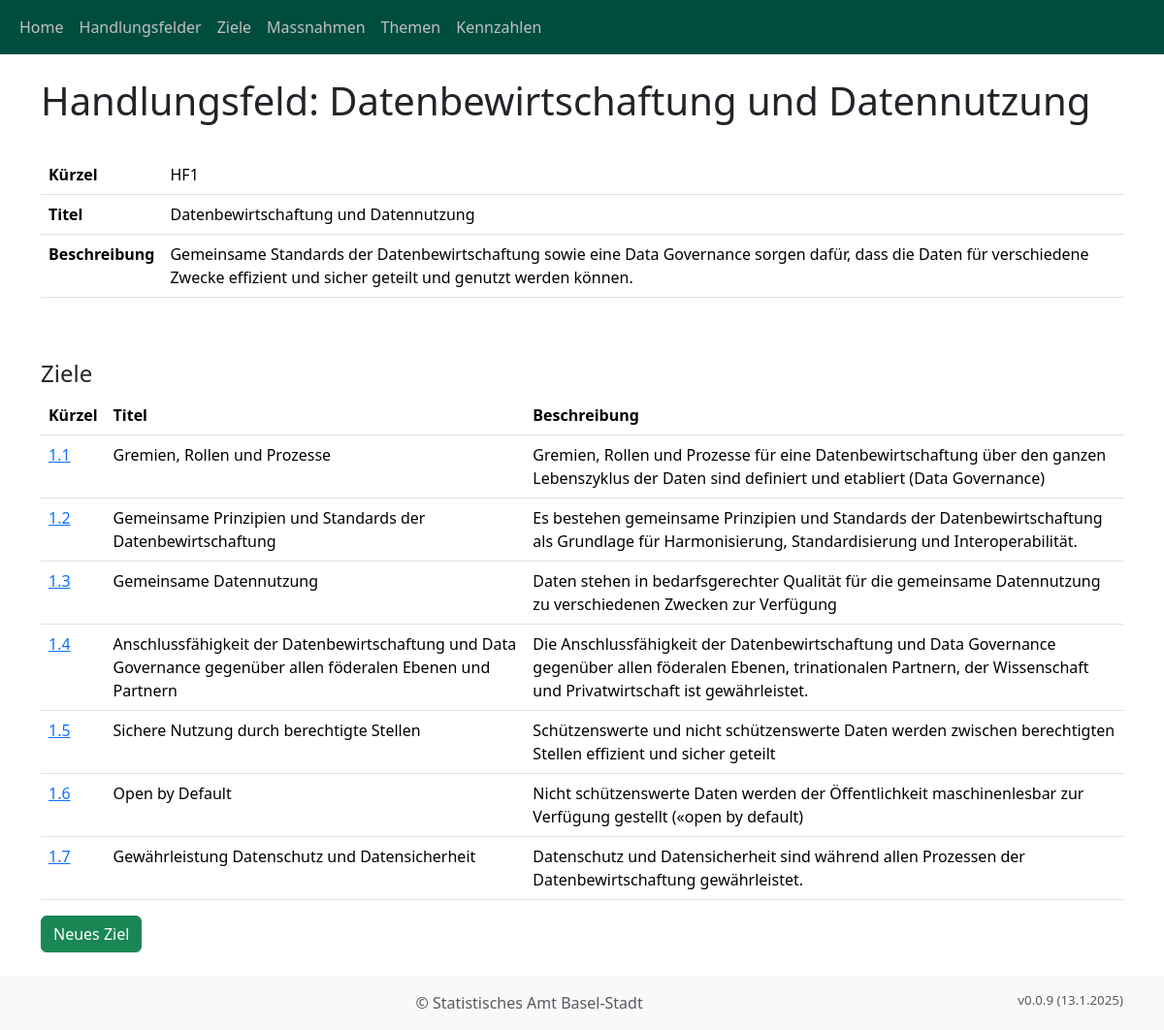
Screenshot of /index/handlungsfeld/299/ with the database file from the repository.
### objective_manager_app/models.py (models this page shows, shortened)
class BusinessObject(models.Model):
    strategie = models.ForeignKey("Strategie", on_delete=models.CASCADE, related_name="strategie_business_objects")
    typ = models.ForeignKey(
        "BusinessObjectTyp", on_delete=models.CASCADE, related_name="typ"
    )
    vorgaenger = models.ForeignKey(
        "self", on_delete=models.CASCADE, null=True, blank=True
    )
    kuerzel = models.CharField(max_length=10)
    titel = models.CharField(max_length=500, verbose_name="Titel")
    beschreibung = models.TextField(verbose_name="Beschreibung")
    erstellt_am = models.DateTimeField(auto_now_add=True, verbose_name="Erstellt am")
    erstellt_von = models.ForeignKey(
        User, on_delete=models.CASCADE, verbose_name="Erstellt von", blank=True
    )
    aufwand_personen_tage_plan = models.DecimalField(
        max_digits=10, decimal_places=2, verbose_name="Aufwand Personentage", default=0
    )
    aufwand_tsd_chf_plan = models.DecimalField(
        max_digits=10, decimal_places=2, verbose_name="Aufwand tsd CHF", default=0
    )
    jahr_start = models.IntegerField(
        verbose_name="Jahr Start", default=datetime.now().year
    )
    jahr_ende = models.IntegerField(
        verbose_name="Jahr Ende", default=datetime.now().year
    )
    objects = models.Manager()
    handlungsfelder = HandlungsfeldManager()
    ziele = ZielManager()
    massnahmen = MassnahmeManager()

### objective_manager_app/views.py (the view)
class HandlungsfeldDetailView(DetailView):
    model = Handlungsfeld
    template_name = "objective_manager_app/handlungsfeld_detail.html"
    context_object_name = "handlungsfeld"
    def get_context_data(self, **kwargs):
        context = super().get_context_data(**kwargs)
        handlungsfeld = self.get_object()
        ziele = BusinessObject.objects.filter(typ_id=3, vorgaenger=handlungsfeld)
        massnahmen = BusinessObject.objects.filter(typ_id=4, vorgaenger__in=ziele)
        context.update({
            "ziele": ziele,
            "massnahmen": massnahmen,
            "strategie": handlungsfeld.strategie,
        })
        return context

### objective_manager_app/models.py (called while the page is built)
    def get_queryset(self):
        return super().get_queryset().filter(typ_id=2)

### objective_manager_app/templatetags/custom_filters.py (called while the page is built)
@register.filter(name='is_in_group')
def is_in_group(user, group_name):
    if user.is_authenticated:
        return user.groups.filter(name=group_name).exists()
    return False

### templates/objective_manager_app/handlungsfeld_detail.html (shortened to what this page needs)
{% extends "base.html" %}
{% load custom_filters %}
{% block content %}
    <div class="container">
        <h1>Handlungsfeld: {{handlungsfeld.titel}}</h1>
        <br/>
        <table class="table">
            <tr>
                <th>Kürzel</th><td>{{handlungsfeld.kuerzel}}</td>
            </tr>
            <tr>
                <th>Titel</th><td>{{handlungsfeld.titel}}</td>
            </tr>
            <tr>
                <th>Beschreibung</th><td>{{handlungsfeld.beschreibung}}</td>
            </tr>
        </table>
        <br><br>
        <h4>Ziele</h4>
        <table class="table">
            <thead>
                <tr>
                    <th>Kürzel</th>
                    <th>Titel</th>
                    <th>Beschreibung</th>
                </tr>
            </thead>
                {% for ziel in ziele %}
                <tr>
                    <td><a href="{% url 'ziel_detail' ziel.pk %}">{{ ziel.kuerzel }}</a></td>
                    <td>{{ ziel.titel }}</td>
                    <td>{{ ziel.beschreibung }}</td>
                </tr>
                {% endfor %}
        </table>
        <button type="button" class="btn btn-success" onclick="window.location.href='{% url "ziel_create" handlungsfeld.pk %}'">Neues Ziel</button>
        <br><br>
    </div>
{% endblock %}

### rows the page displays
BusinessObject: titel "Datenbewirtschaftung und Datennutzung", kuerzel "HF1", beschreibung "Gemeinsame Standards der Datenbewirtschaftung sowie eine Data Governance sorgen dafür, dass die Daten für verschiedene Zwecke effizient und sicher geteilt und genutzt werden können."
BusinessObject: kuerzel "1.1", titel "Gremien, Rollen und Prozesse", beschreibung "Gremien, Rollen und Prozesse für eine Datenbewirtschaftung über den ganzen Lebenszyklus der Daten sind definiert und etabliert (Data Go\u0002vernance)"
BusinessObject: kuerzel "1.2", titel "Gemeinsame Prinzipien und Standards der Datenbewirtschaftung", beschreibung "Es bestehen gemeinsame Prinzipien und Standards der Datenbewirt\u0002schaftung als Grundlage für Harmonisierung, Standardisierung und Interoperabilität."
BusinessObject: kuerzel "1.3", titel "Gemeinsame Datennutzung", beschreibung "Daten stehen in bedarfsgerechter Qualität für die gemeinsame Daten\u0002nutzung zu verschiedenen Zwecken zur Verfügung"
BusinessObject: kuerzel "1.4", titel "Anschlussfähigkeit der Datenbewirtschaftung und Data Governance gegenüber allen föderalen Ebenen und Partnern", beschreibung "Die Anschlussfähigkeit der Datenbewirtschaftung und Data Governan\u0002ce gegenüber allen föderalen Ebenen, trinationalen Partnern, der Wis\u0002senschaft und Privatwirtschaft ist gewährleistet."
BusinessObject: kuerzel "1.5", titel "Sichere Nutzung durch berechtigte Stellen", beschreibung "Schützenswerte und nicht schützenswerte Daten werden zwischen berechtigten Stellen effizient und sicher geteilt"
BusinessObject: kuerzel "1.6", titel "Open by Default", beschreibung "Nicht schützenswerte Daten werden der Öffentlichkeit maschinenles\u0002bar zur Verfügung gestellt («open by default)"
BusinessObject: kuerzel "1.7", titel "Gewährleistung Datenschutz und Datensicherheit", beschreibung "Datenschutz und Datensicherheit sind während allen Prozessen der Datenbewirtschaftung gewährleistet."
